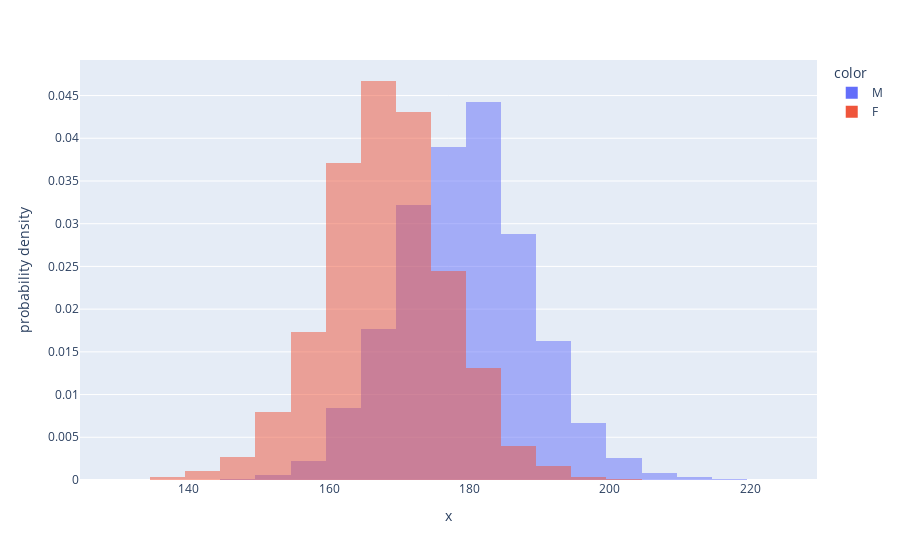

Source (notebook cell):
### Code cell
# Characterize men and women heights
import plotly.express as px

gold_height_df = silver_df.dropna(subset=['Height'])
fig = px.histogram(x=gold_height_df.Height, color=gold_height_df.Sex, nbins=30, barmode='overlay', histnorm='probability density')
fig.show()

### Figure 1 — Plotly figure (JSON) as saved in the notebook; plotly's stock layout.template omitted (floating-point values rounded to 4 significant figures; data arrays with more than 128 entries replaced by an {"elided": "..."} marker saying what was removed)
{"data": [{"alignmentgroup": "True", "bingroup": "x", "histnorm": "probability density", "hovertemplate": "color=M<br>x=%{x}<br>probability density=%{y}<extra></extra>", "legendgroup": "M", "marker": {"color": "#636efa", "opacity": 0.5, "pattern": {"shape": ""}}, "name": "M", "nbinsx": 30, "offsetgroup": "M", "orientation": "v", "showlegend": true, "type": "histogram", "x": {"elided": "132028 int values"}, "xaxis": "x", "yaxis": "y"}, {"alignmentgroup": "True", "bingroup": "x", "histnorm": "probability density", "hovertemplate": "color=F<br>x=%{x}<br>probability density=%{y}<extra></extra>", "legendgroup": "F", "marker": {"color": "#EF553B", "opacity": 0.5, "pattern": {"shape": ""}}, "name": "F", "nbinsx": 30, "offsetgroup": "F", "orientation": "v", "showlegend": true, "type": "histogram", "x": {"elided": "65925 int values"}, "xaxis": "x", "yaxis": "y"}], "layout": {"barmode": "overlay", "legend": {"title": {"text": "color"}, "tracegroupgap": 0}, "margin": {"t": 60}, "xaxis": {"anchor": "y", "domain": [0.0, 1.0], "title": {"text": "x"}}, "yaxis": {"anchor": "x", "domain": [0.0, 1.0], "title": {"text": "probability density"}}}}
